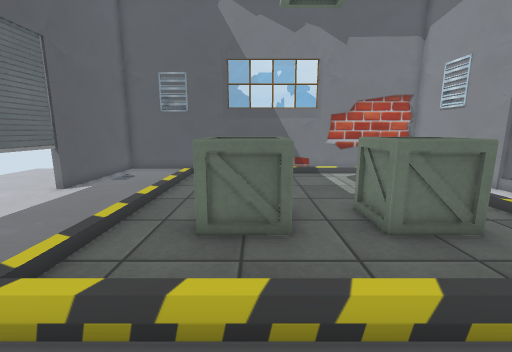
[1] (above)

15 first-person views from a walk through a Unity game level. The camera is 1.3 m above the floor, tilts 10° down and sees 90° across. The floor is counted in squares, 0.5 m on a side. Each view is taken from the middle of a square. On the plan, view 1 faces up. The plan holds only what a view shows up to about 18 squares ahead; the rest is blank. The place goes on beyond the plan. Some surface patterns are stand-ins.

[2]
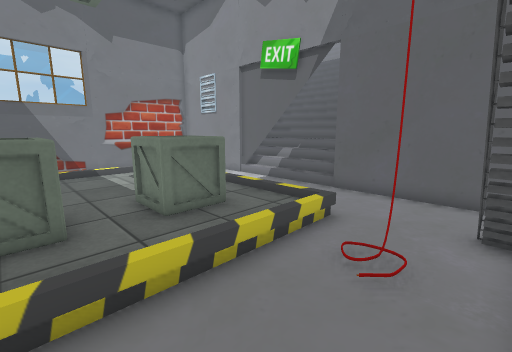

[3]
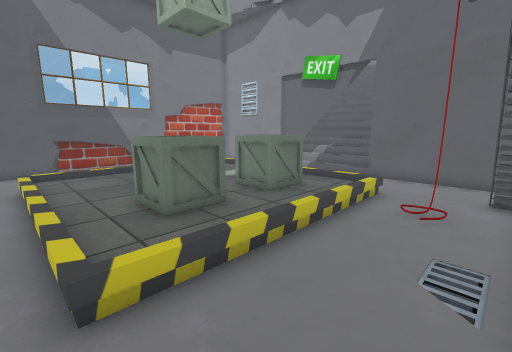

[4]
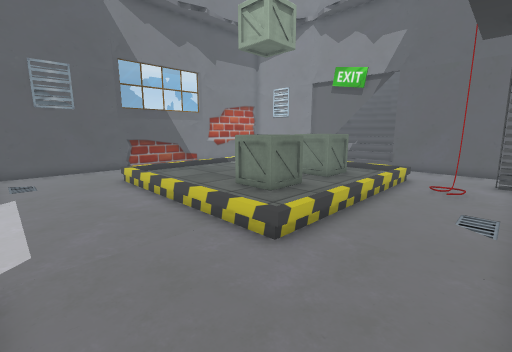

[5]
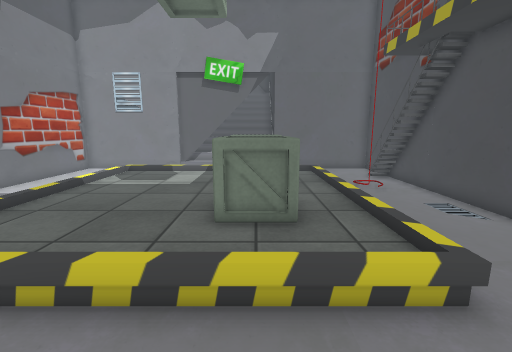

[6]
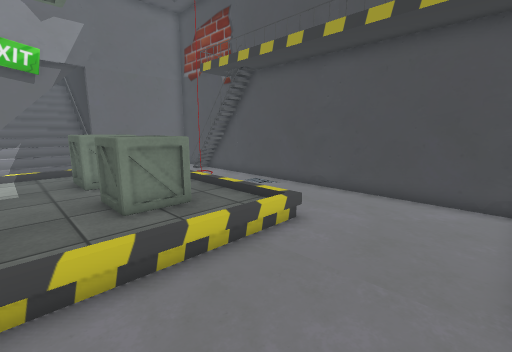

[7]
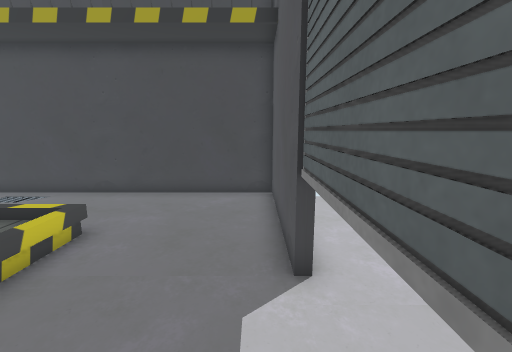

[8]
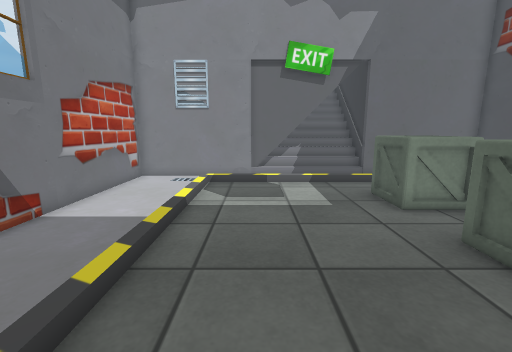

[9]
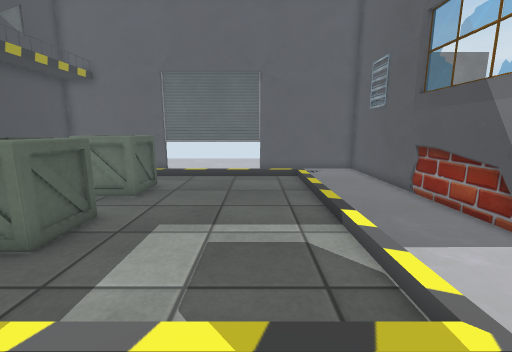

[10]
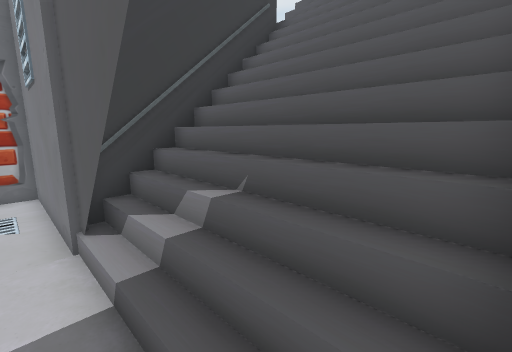

[11]
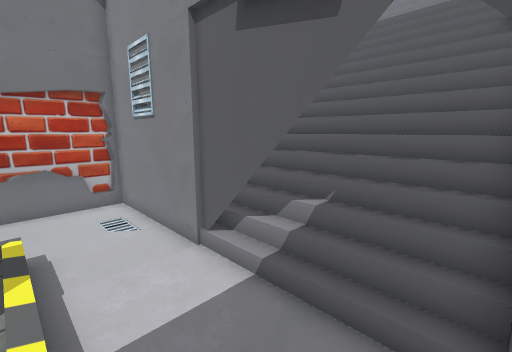

[12]
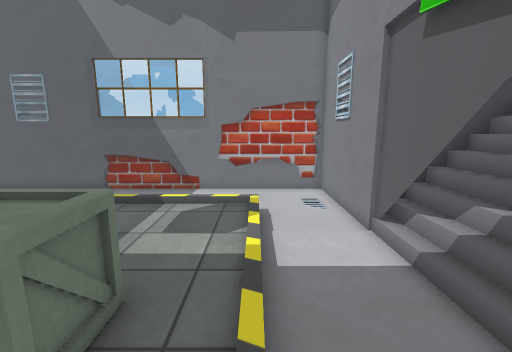

[13]
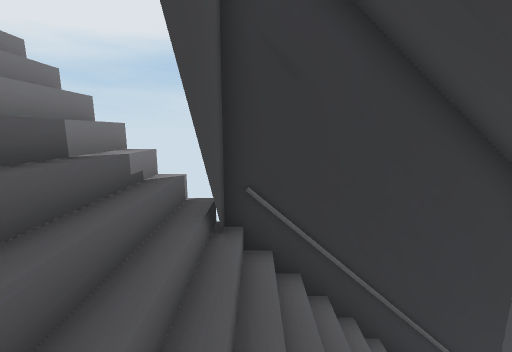

[14]
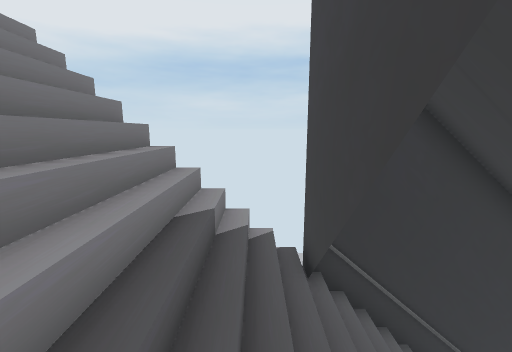

[15]
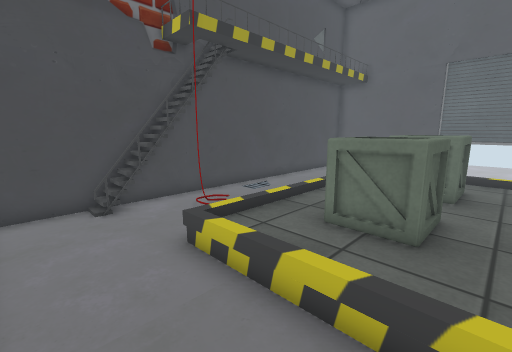

### Floor plan
Key: @ floor where view 1 was taken; # wall or solid block; x gap in a wall; . main floor; : floor 0.25 m higher than the main floor; + floor 2.75 m higher than the main floor; / step, stairs or slope; = window, fence, low wall or low ledge; v drop or lower ground; O other object.
Columns run from 9 left of view 1 to 24 right of it. Each row starts with its distance up from view 1.
 18 #####################
 17 #...................#
 16 #...................#
 15 #..................v#
 14 #...................#
 13 #.....///////////...#
 12 #.....::::::::::/...#######
 11 #.....::::::::::/...#///   //
 10 #.....::::::::::/...#//////////
  9 #.....::::::::::/...#//////////
  8 #.....::::::::::/...x/////+#////
  7 #.....::OOO:OOO:/...//////+#/////
  6 #.....::OOO:OOO:/...//////+#//////
  5 #.....::OOO:OOO:/...########//////
  4 #.....::::::::::/...#      #
  3 #.....///////////...#
  2 #...................#
  1 #.............#.....#
  0 #........@..........#
 -1 #.............###=..#
 -2 #####################

Where each view was taken, in squares from view 1:
view 1: 0 up, 0 right, facing up
view 2: 1 down, 0 right, facing up-right
view 3: 1 down, 4 left, facing up-right
view 4: 1 down, 8 left, facing up-right
view 5: 6 up, 7 left, facing right
view 6: 9 up, 8 left, facing down-right
view 7: 9 up, 8 left, facing down
view 8: 11 up, 4 left, facing right
view 9: 11 up, 9 right, facing left
view 10: 5 up, 10 right, facing up-right
view 11: 5 up, 7 right, facing up-right
view 12: 3 up, 7 right, facing up
view 13: 10 up, 17 right, facing down
view 14: 11 up, 19 right, facing down
view 15: 8 up, 10 right, facing down-left
